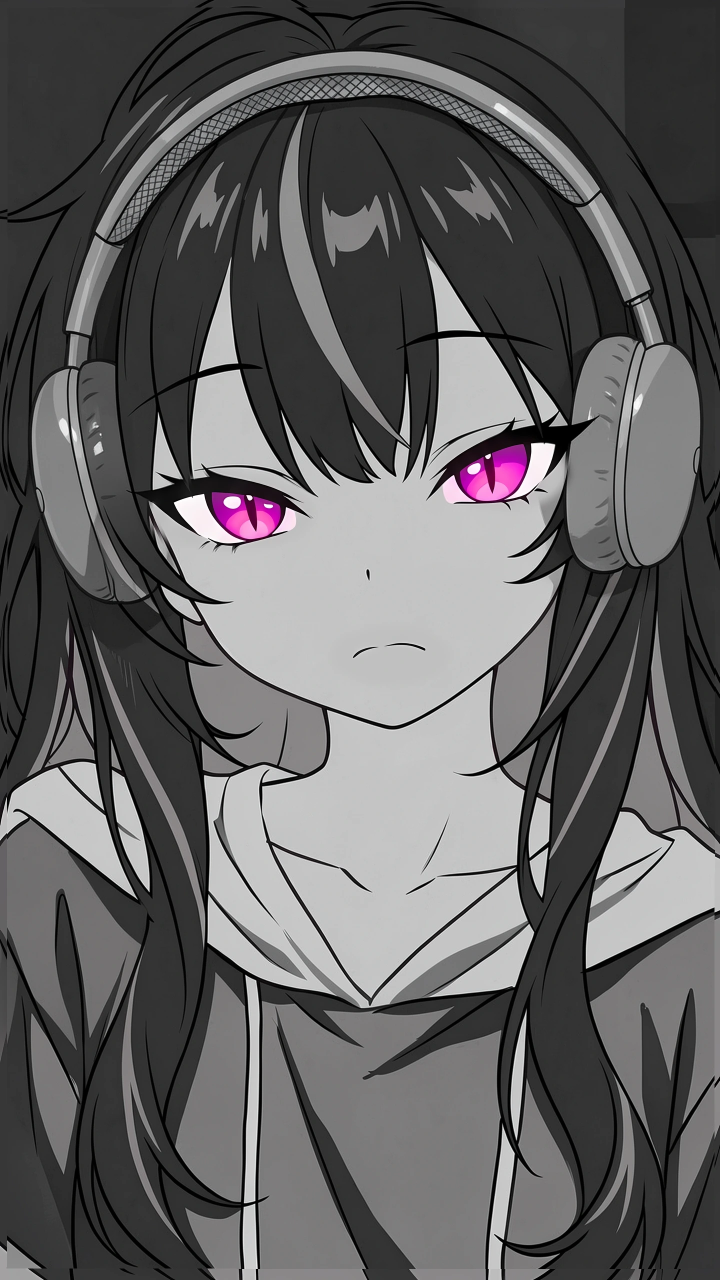
#> input picture src/assets/haru-headphones.webp, 1440 x 2560 px (shown at 1/2 size)
$ python blend.py ../../src/assets/haru-headphones.webp ../../src/assets/haru-headphones.webp out.png out.png
#> lines starting #> are read from the running program, lines starting #| are printed output that depends on the picture; after the words box and inside, x2 and y2 are one past the last pixel; in counts of white or black regions, pixels touching at a corner belong together
"""Aligns a redraw onto her original bust by her eyes and keeps the original's face, so the rig's eye, mouth and
blush overlays still land where they were drawn.  python blend.py <original> <redraw> <out.png> [preview.png]"""
import sys
import numpy as np
from PIL import Image, ImageDraw, ImageFilter

orig = Image.open(sys.argv[1]).convert('RGB')
#> orig is the input picture: PIL image 1440x2560 RGB; mean R, G, B 97.2, 96.2, 96.8
red = Image.open(sys.argv[2]).convert('RGB').resize(orig.size, Image.LANCZOS)

# A redraw that borrowed the wearing reference's white backdrop gets hers back: near-white reached from the top
# corners (the line art walls off the silver highlights) becomes her picture's dark grey.
backdrop = orig.getpixel((1420, 40))
#> backdrop = (44, 44, 44)
for seed in [(5, 5), (red.width - 6, 5)]:
    if sum(red.getpixel(seed)) > 3 * 225: ImageDraw.floodfill(red, seed, backdrop, thresh=40)
# Greyscale like her (her irises come from the original below), with the grey matched to hers on bare skin.
grey = np.asarray(red.convert('L')).astype(float)
skin = [(640, 1120, 760, 1200), (380, 1160, 470, 1240), (990, 1080, 1090, 1160)]  # cheeks and below the nose
ref_l = np.asarray(orig.convert('L')).astype(float)
src = np.concatenate([grey[y0:y1, x0:x1].ravel() for x0, y0, x1, y1 in skin]); dst = np.concatenate([ref_l[y0:y1, x0:x1].ravel() for x0, y0, x1, y1 in skin])
gain = dst.std() / max(src.std(), 1e-3) if src.std() > 4 else 1.0
#> gain = 1
grey = np.clip((grey - src.mean()) * gain + dst.mean(), 0, 255) if gain < 3 else np.clip(grey - src.mean() + dst.mean(), 0, 255)
print(f'skin grey {src.mean():.0f} -> {dst.mean():.0f}')
#| skin grey 174 -> 174
red = Image.fromarray(grey.astype(np.uint8)).convert('RGB')
EYES = np.array([(500, 1012), (985, 932)], float)  # iris centres in portraitRig.ts's bust view

def eyes(im):
    """Centres of the two magenta blobs: the only saturated pink in the picture is her irises."""
    a = np.asarray(im).astype(int); r, g, b = a[..., 0], a[..., 1], a[..., 2]
    mask = (r - g > 60) & (b - g > 40)
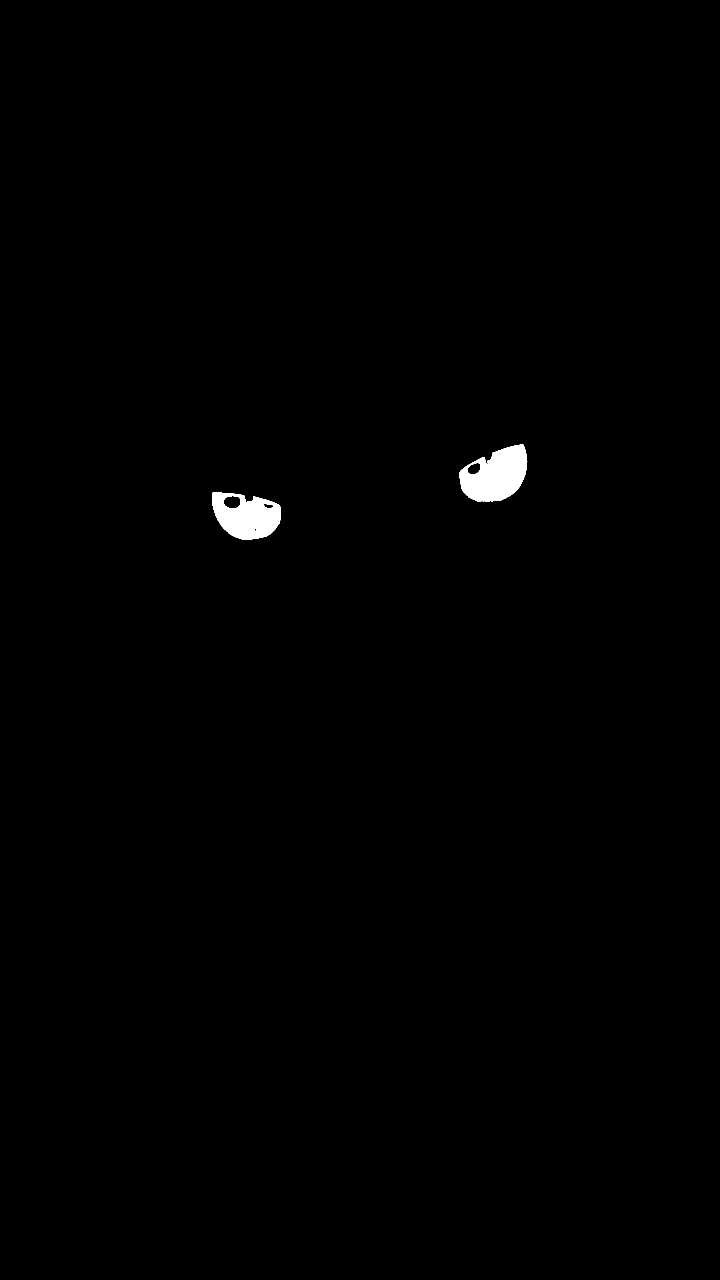
#> mask: shape (2560, 1440) bool (shown at 1/2 size); 0.53% white; 2 white regions, box (x1, y1, x2, y2) and area: (919, 889, 1055, 1003) 10518, (424, 985, 562, 1080) 9015
    ys, xs = np.nonzero(mask); split = np.median(xs)
#> after `ys, xs = np.nonzero(mask)`: ys = 19533 values from 889 to 1079; xs = 19533 values, max 1054 at index 2048, min 424 at index 9282, mean 761.8
#> after `split = np.median(xs)`: split = 935
    return np.array([(xs[xs < split].mean(), ys[xs < split].mean()), (xs[xs >= split].mean(), ys[xs >= split].mean())])

def similarity(src, dst):
    """Scale, rotation and shift taking the two src points onto the two dst points (as a complex multiply)."""
    s = complex(*(src[1] - src[0])); d = complex(*(dst[1] - dst[0]))
    k = d / s; t = complex(*dst[0]) - k * complex(*src[0])
    return k, t

found = eyes(Image.open(sys.argv[2]).convert('RGB').resize(orig.size, Image.LANCZOS)); seen = eyes(orig)
#> after `found = eyes(Image.open(sys.argv[2]).convert('RGB').resize(orig.size, `: found = [[524.8, 1027.4], [996.5, 949.7]]
#> after `seen = eyes(orig)`: seen = [[524.8, 1027.4], [996.5, 949.7]]
print('original eyes measured', seen.round(), 'rig says', EYES)
#| original eyes measured [[ 525. 1027.]
#|  [ 996.  950.]] rig says [[ 500. 1012.]
#|  [ 985.  932.]]
print('redraw eyes', found.round())
#| redraw eyes [[ 525. 1027.]
#|  [ 996.  950.]]
k, t = similarity(found, seen)
print(f'scale {abs(k):.3f} rotation {np.degrees(np.angle(k)):.2f} deg shift {t.real:.0f},{t.imag:.0f}')
#| scale 1.000 rotation 0.00 deg shift 0,0
# PIL's affine maps output pixels back to input ones: x_in = inverse(k) * (x_out - t).
inv = 1 / k
a, b = inv.real, -inv.imag; c = -(inv * t).real
#> after `a, b = (inv.real, -inv.imag)`: a = 1; b = 0
#> after `c = -(inv * t).real`: c = 0
d, e = inv.imag, inv.real; f = -(inv * t).imag
#> after `d, e = (inv.imag, inv.real)`: d = 0; e = 1
#> after `f = -(inv * t).imag`: f = 0
aligned = red.transform(orig.size, Image.AFFINE, (a, b, c, d, e, f), Image.BICUBIC)

# Only what the rig draws over stays the original's: the two eyes (its lids and irises are fitted to them) and the
# mouth (its sprite covers the drawn one). Everything else, hair over the cups included, is the redraw at full
# strength; a wide feathered face patch here ghosted the original's hair through the cups.
keep = Image.new('L', orig.size, 0); g = ImageDraw.Draw(keep)
#> after `keep = Image.new('L', orig.size, 0)`: keep: PIL image 1440x2560 L; every value is 0
g.ellipse((290, 950, 630, 1100), fill=255)   # her right eye, the rig's 'open' polygon with a margin
g.ellipse((870, 870, 1135, 1020), fill=255)  # her left eye
g.ellipse((660, 1250, 900, 1370), fill=255)  # her mouth
keep = keep.filter(ImageFilter.GaussianBlur(8))
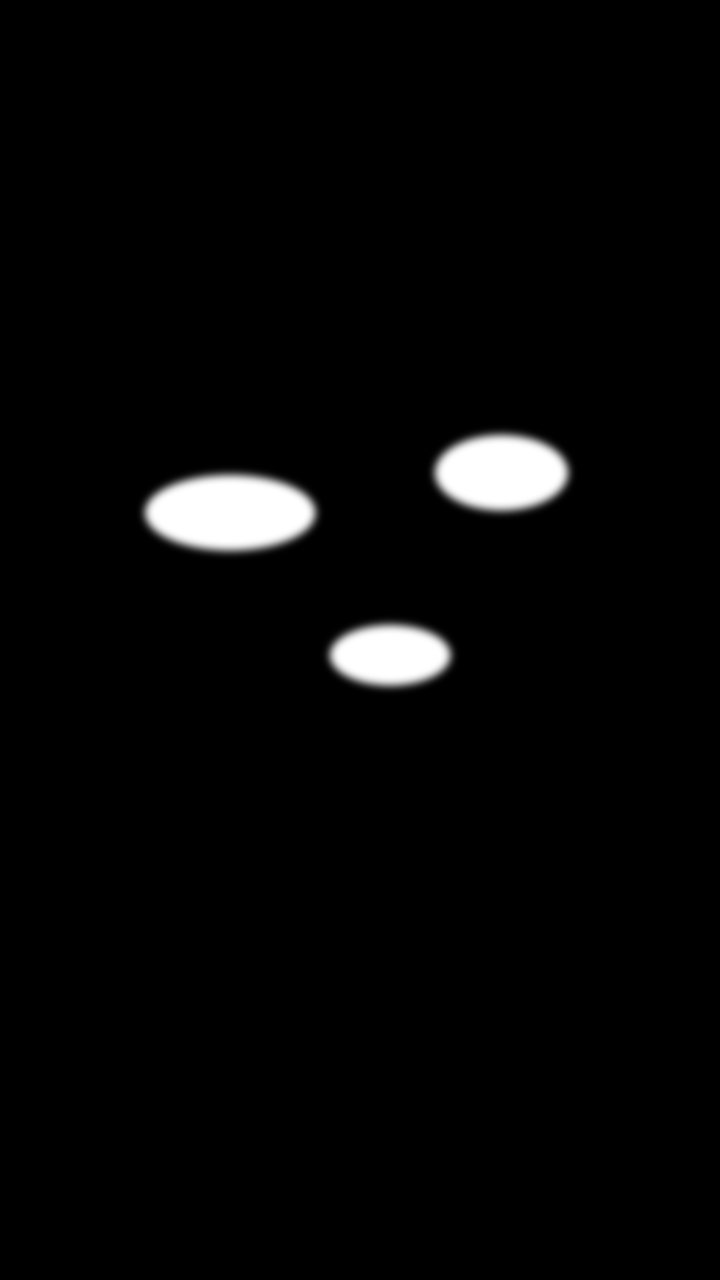
#> keep: PIL image 1440x2560 L (shown at 1/2 size); min 0, max 255, mean 6.6
# Where the shift pulled in nothing from the redraw (its edges), the original shows through too.
covered = Image.new('L', red.size, 255).transform(orig.size, Image.AFFINE, (a, b, c, d, e, f), Image.NEAREST).filter(ImageFilter.MinFilter(9))
#> covered: PIL image 1440x2560 L; every value is 255
keep = Image.fromarray(np.maximum(np.asarray(keep), 255 - np.asarray(covered)))
out = Image.composite(orig, aligned, keep)
out.save(sys.argv[3], quality=95)
if len(sys.argv) > 4:
    side = Image.new('RGB', (1080, 960)); side.paste(orig.resize((540, 960)), (0, 0)); side.paste(out.resize((540, 960)), (540, 0)); side.save(sys.argv[4])
#> after `side = Image.new('RGB', (1080, 960))`: side: PIL image 1080x960 RGB; every value is 0
#> after `side.paste(orig.resize((540, 960)), (0, 0))`:
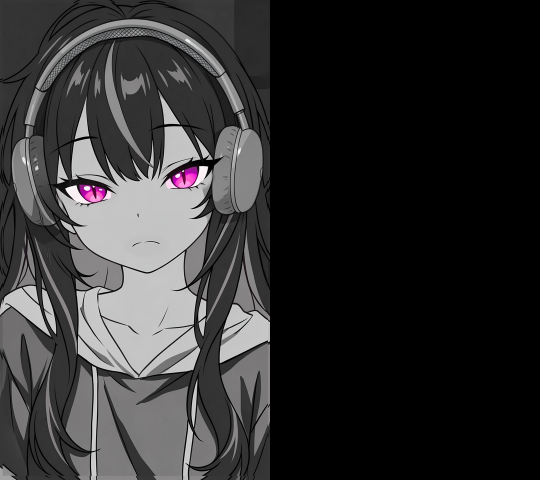
#> side: PIL image 1080x960 RGB (shown at 1/2 size); mean R, G, B 48.6, 48.1, 48.4
#> after `side.paste(out.resize((540, 960)), (540, 0))`:
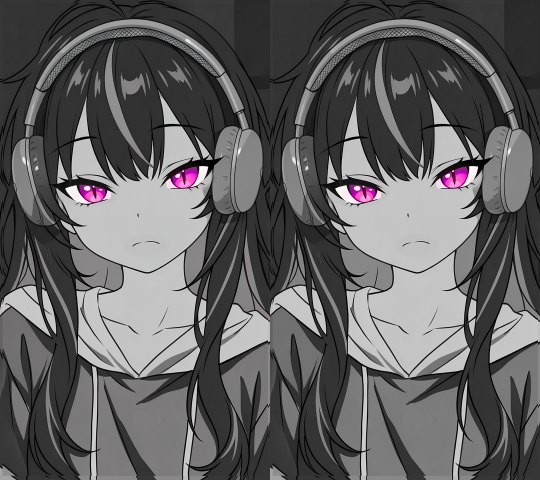
#> side: PIL image 1080x960 RGB (shown at 1/2 size); mean R, G, B 97.2, 96.2, 96.9
